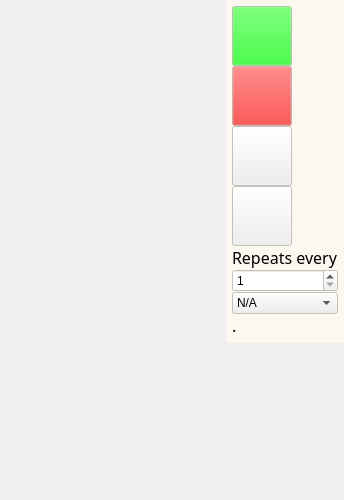
<?xml version="1.0" encoding="UTF-8"?>
<ui version="4.0">
 <class>TaskBar</class>
 <widget class="QWidget" name="TaskBar">
  <property name="windowModality">
   <enum>Qt::ApplicationModal</enum>
  </property>
  <property name="geometry">
   <rect>
    <x>0</x>
    <y>0</y>
    <width>344</width>
    <height>500</height>
   </rect>
  </property>
  <property name="sizePolicy">
   <sizepolicy hsizetype="Minimum" vsizetype="Minimum">
    <horstretch>0</horstretch>
    <verstretch>0</verstretch>
   </sizepolicy>
  </property>
  <property name="minimumSize">
   <size>
    <width>300</width>
    <height>500</height>
   </size>
  </property>
  <property name="maximumSize">
   <size>
    <width>16777215</width>
    <height>16777215</height>
   </size>
  </property>
  <property name="windowTitle">
   <string>Form</string>
  </property>
  <layout class="QHBoxLayout" name="horizontalLayout">
   <property name="spacing">
    <number>0</number>
   </property>
   <property name="leftMargin">
    <number>0</number>
   </property>
   <property name="topMargin">
    <number>0</number>
   </property>
   <property name="rightMargin">
    <number>0</number>
   </property>
   <property name="bottomMargin">
    <number>0</number>
   </property>
   <item>
    <widget class="QWidget" name="innerLayout" native="true">
     <property name="sizePolicy">
      <sizepolicy hsizetype="Expanding" vsizetype="Expanding">
       <horstretch>0</horstretch>
       <verstretch>0</verstretch>
      </sizepolicy>
     </property>
     <property name="minimumSize">
      <size>
       <width>0</width>
       <height>0</height>
      </size>
     </property>
     <property name="maximumSize">
      <size>
       <width>16777215</width>
       <height>16777215</height>
      </size>
     </property>
     <property name="palette">
      <palette>
       <active>
        <colorrole role="Base">
         <brush brushstyle="SolidPattern">
          <color alpha="255">
           <red>255</red>
           <green>255</green>
           <blue>255</blue>
          </color>
         </brush>
        </colorrole>
        <colorrole role="Window">
         <brush brushstyle="SolidPattern">
          <color alpha="208">
           <red>255</red>
           <green>250</green>
           <blue>240</blue>
          </color>
         </brush>
        </colorrole>
       </active>
       <inactive>
        <colorrole role="Base">
         <brush brushstyle="SolidPattern">
          <color alpha="255">
           <red>255</red>
           <green>255</green>
           <blue>255</blue>
          </color>
         </brush>
        </colorrole>
        <colorrole role="Window">
         <brush brushstyle="SolidPattern">
          <color alpha="208">
           <red>255</red>
           <green>250</green>
           <blue>240</blue>
          </color>
         </brush>
        </colorrole>
       </inactive>
       <disabled>
        <colorrole role="Base">
         <brush brushstyle="SolidPattern">
          <color alpha="208">
           <red>255</red>
           <green>250</green>
           <blue>240</blue>
          </color>
         </brush>
        </colorrole>
        <colorrole role="Window">
         <brush brushstyle="SolidPattern">
          <color alpha="208">
           <red>255</red>
           <green>250</green>
           <blue>240</blue>
          </color>
         </brush>
        </colorrole>
       </disabled>
      </palette>
     </property>
     <property name="autoFillBackground">
      <bool>false</bool>
     </property>
     <layout class="QHBoxLayout" name="horizontalLayout_2">
      <property name="spacing">
       <number>0</number>
      </property>
      <property name="leftMargin">
       <number>0</number>
      </property>
      <property name="topMargin">
       <number>0</number>
      </property>
      <property name="rightMargin">
       <number>0</number>
      </property>
      <property name="bottomMargin">
       <number>0</number>
      </property>
      <item>
       <widget class="QWidget" name="editorFrame" native="true">
        <property name="sizePolicy">
         <sizepolicy hsizetype="Expanding" vsizetype="Expanding">
          <horstretch>0</horstretch>
          <verstretch>0</verstretch>
         </sizepolicy>
        </property>
        <layout class="QVBoxLayout" name="editorLayout">
         <property name="leftMargin">
          <number>0</number>
         </property>
         <property name="topMargin">
          <number>0</number>
         </property>
         <property name="rightMargin">
          <number>0</number>
         </property>
         <property name="bottomMargin">
          <number>0</number>
         </property>
         <item>
          <widget class="QWidget" name="editor" native="true">
           <property name="sizePolicy">
            <sizepolicy hsizetype="Expanding" vsizetype="Minimum">
             <horstretch>0</horstretch>
             <verstretch>0</verstretch>
            </sizepolicy>
           </property>
           <layout class="QHBoxLayout" name="horizontalLayout_3">
            <property name="spacing">
             <number>0</number>
            </property>
            <property name="leftMargin">
             <number>0</number>
            </property>
            <property name="topMargin">
             <number>0</number>
            </property>
            <property name="rightMargin">
             <number>0</number>
            </property>
            <property name="bottomMargin">
             <number>0</number>
            </property>
           </layout>
          </widget>
         </item>
         <item>
          <spacer name="verticalSpacer">
           <property name="orientation">
            <enum>Qt::Vertical</enum>
           </property>
           <property name="sizeHint" stdset="0">
            <size>
             <width>20</width>
             <height>40</height>
            </size>
           </property>
          </spacer>
         </item>
        </layout>
       </widget>
      </item>
      <item>
       <widget class="QWidget" name="rightFrame" native="true">
        <layout class="QVBoxLayout" name="verticalLayout_2">
         <property name="leftMargin">
          <number>0</number>
         </property>
         <property name="topMargin">
          <number>0</number>
         </property>
         <property name="rightMargin">
          <number>0</number>
         </property>
         <property name="bottomMargin">
          <number>0</number>
         </property>
         <item>
          <widget class="QWidget" name="widget" native="true">
           <property name="sizePolicy">
            <sizepolicy hsizetype="Maximum" vsizetype="Maximum">
             <horstretch>0</horstretch>
             <verstretch>0</verstretch>
            </sizepolicy>
           </property>
           <property name="autoFillBackground">
            <bool>true</bool>
           </property>
           <layout class="QVBoxLayout" name="verticalLayout_3">
            <property name="spacing">
             <number>0</number>
            </property>
            <property name="leftMargin">
             <number>6</number>
            </property>
            <property name="topMargin">
             <number>6</number>
            </property>
            <property name="rightMargin">
             <number>6</number>
            </property>
            <property name="bottomMargin">
             <number>6</number>
            </property>
            <item>
             <widget class="QPushButton" name="okButton">
              <property name="sizePolicy">
               <sizepolicy hsizetype="Fixed" vsizetype="Fixed">
                <horstretch>0</horstretch>
                <verstretch>0</verstretch>
               </sizepolicy>
              </property>
              <property name="minimumSize">
               <size>
                <width>60</width>
                <height>60</height>
               </size>
              </property>
              <property name="maximumSize">
               <size>
                <width>60</width>
                <height>60</height>
               </size>
              </property>
              <property name="palette">
               <palette>
                <active>
                 <colorrole role="Button">
                  <brush brushstyle="SolidPattern">
                   <color alpha="255">
                    <red>0</red>
                    <green>255</green>
                    <blue>0</blue>
                   </color>
                  </brush>
                 </colorrole>
                </active>
                <inactive>
                 <colorrole role="Button">
                  <brush brushstyle="SolidPattern">
                   <color alpha="255">
                    <red>0</red>
                    <green>255</green>
                    <blue>0</blue>
                   </color>
                  </brush>
                 </colorrole>
                </inactive>
                <disabled>
                 <colorrole role="Button">
                  <brush brushstyle="SolidPattern">
                   <color alpha="255">
                    <red>0</red>
                    <green>255</green>
                    <blue>0</blue>
                   </color>
                  </brush>
                 </colorrole>
                </disabled>
               </palette>
              </property>
              <property name="toolTip">
               <string>Save and close</string>
              </property>
              <property name="text">
               <string/>
              </property>
              <property name="icon">
               <iconset resource="icon.qrc">
                <normaloff>:/icon/resource/check.ico</normaloff>:/icon/resource/check.ico</iconset>
              </property>
              <property name="iconSize">
               <size>
                <width>48</width>
                <height>48</height>
               </size>
              </property>
             </widget>
            </item>
            <item>
             <widget class="QPushButton" name="pushButton">
              <property name="sizePolicy">
               <sizepolicy hsizetype="Fixed" vsizetype="Fixed">
                <horstretch>0</horstretch>
                <verstretch>0</verstretch>
               </sizepolicy>
              </property>
              <property name="minimumSize">
               <size>
                <width>60</width>
                <height>60</height>
               </size>
              </property>
              <property name="maximumSize">
               <size>
                <width>60</width>
                <height>60</height>
               </size>
              </property>
              <property name="palette">
               <palette>
                <active>
                 <colorrole role="Button">
                  <brush brushstyle="SolidPattern">
                   <color alpha="255">
                    <red>255</red>
                    <green>0</green>
                    <blue>0</blue>
                   </color>
                  </brush>
                 </colorrole>
                </active>
                <inactive>
                 <colorrole role="Button">
                  <brush brushstyle="SolidPattern">
                   <color alpha="255">
                    <red>255</red>
                    <green>0</green>
                    <blue>0</blue>
                   </color>
                  </brush>
                 </colorrole>
                </inactive>
                <disabled>
                 <colorrole role="Button">
                  <brush brushstyle="SolidPattern">
                   <color alpha="255">
                    <red>255</red>
                    <green>0</green>
                    <blue>0</blue>
                   </color>
                  </brush>
                 </colorrole>
                </disabled>
               </palette>
              </property>
              <property name="toolTip">
               <string>Discard change</string>
              </property>
              <property name="text">
               <string/>
              </property>
              <property name="icon">
               <iconset resource="icon.qrc">
                <normaloff>:/icon/resource/close-button.ico</normaloff>:/icon/resource/close-button.ico</iconset>
              </property>
              <property name="iconSize">
               <size>
                <width>48</width>
                <height>48</height>
               </size>
              </property>
             </widget>
            </item>
            <item>
             <widget class="QPushButton" name="deleteButton">
              <property name="sizePolicy">
               <sizepolicy hsizetype="Fixed" vsizetype="Fixed">
                <horstretch>0</horstretch>
                <verstretch>0</verstretch>
               </sizepolicy>
              </property>
              <property name="minimumSize">
               <size>
                <width>60</width>
                <height>60</height>
               </size>
              </property>
              <property name="maximumSize">
               <size>
                <width>60</width>
                <height>60</height>
               </size>
              </property>
              <property name="toolTip">
               <string>Delete this task just for this day</string>
              </property>
              <property name="text">
               <string/>
              </property>
              <property name="icon">
               <iconset resource="icon.qrc">
                <normaloff>:/icon/resource/delete.ico</normaloff>:/icon/resource/delete.ico</iconset>
              </property>
              <property name="iconSize">
               <size>
                <width>48</width>
                <height>48</height>
               </size>
              </property>
             </widget>
            </item>
            <item>
             <widget class="QPushButton" name="deleteAllButton">
              <property name="minimumSize">
               <size>
                <width>60</width>
                <height>60</height>
               </size>
              </property>
              <property name="maximumSize">
               <size>
                <width>60</width>
                <height>60</height>
               </size>
              </property>
              <property name="toolTip">
               <string>Delete this task including repeated series</string>
              </property>
              <property name="text">
               <string/>
              </property>
              <property name="icon">
               <iconset resource="icon.qrc">
                <normaloff>:/icon/resource/deleteall.ico</normaloff>:/icon/resource/deleteall.ico</iconset>
              </property>
              <property name="iconSize">
               <size>
                <width>48</width>
                <height>48</height>
               </size>
              </property>
             </widget>
            </item>
            <item>
             <widget class="QLabel" name="label">
              <property name="font">
               <font>
                <family>SimSun-ExtB</family>
                <pointsize>12</pointsize>
               </font>
              </property>
              <property name="text">
               <string>Repeats every</string>
              </property>
             </widget>
            </item>
            <item>
             <widget class="QSpinBox" name="spinBox">
              <property name="minimum">
               <number>1</number>
              </property>
             </widget>
            </item>
            <item>
             <widget class="QComboBox" name="comboBox">
              <item>
               <property name="text">
                <string>N/A</string>
               </property>
              </item>
              <item>
               <property name="text">
                <string>days</string>
               </property>
              </item>
              <item>
               <property name="text">
                <string>months</string>
               </property>
              </item>
              <item>
               <property name="text">
                <string>years</string>
               </property>
              </item>
             </widget>
            </item>
            <item>
             <widget class="QLabel" name="label_2">
              <property name="font">
               <font>
                <family>SimSun-ExtB</family>
                <pointsize>12</pointsize>
                <weight>50</weight>
                <bold>false</bold>
               </font>
              </property>
              <property name="text">
               <string>.</string>
              </property>
             </widget>
            </item>
           </layout>
          </widget>
         </item>
         <item>
          <spacer name="verticalSpacer_2">
           <property name="orientation">
            <enum>Qt::Vertical</enum>
           </property>
           <property name="sizeHint" stdset="0">
            <size>
             <width>20</width>
             <height>40</height>
            </size>
           </property>
          </spacer>
         </item>
        </layout>
       </widget>
      </item>
     </layout>
    </widget>
   </item>
  </layout>
 </widget>
 <resources>
  <include location="icon.qrc"/>
 </resources>
 <connections/>
</ui>
